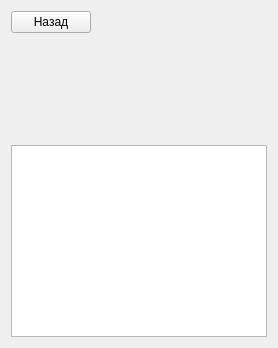
                  <widget class="QWidget" name="page_8">
                   <layout class="QVBoxLayout" name="verticalLayout_54">
                    <item>
                     <layout class="QVBoxLayout" name="verticalLayout_52">
                      <item>
                       <layout class="QHBoxLayout" name="horizontalLayout_34">
                        <item>
                         <widget class="QPushButton" name="back_test_1">
                          <property name="text">
                           <string>Назад</string>
                          </property>
                         </widget>
                        </item>
                        <item>
                         <spacer name="horizontalSpacer_13">
                          <property name="orientation">
                           <enum>Qt::Horizontal</enum>
                          </property>
                          <property name="sizeHint" stdset="0">
                           <size>
                            <width>40</width>
                            <height>20</height>
                           </size>
                          </property>
                         </spacer>
                        </item>
                       </layout>
                      </item>
                      <item>
                       <widget class="QLabel" name="word_label_guess">
                        <property name="minimumSize">
                         <size>
                          <width>0</width>
                          <height>100</height>
                         </size>
                        </property>
                        <property name="text">
                         <string/>
                        </property>
                       </widget>
                      </item>
                      <item>
                       <layout class="QVBoxLayout" name="verticalLayout_55">
                        <item>
                         <widget class="QListWidget" name="listWidget_words_ans"/>
                        </item>
                       </layout>
                      </item>
                     </layout>
                    </item>
                   </layout>
                  </widget>
